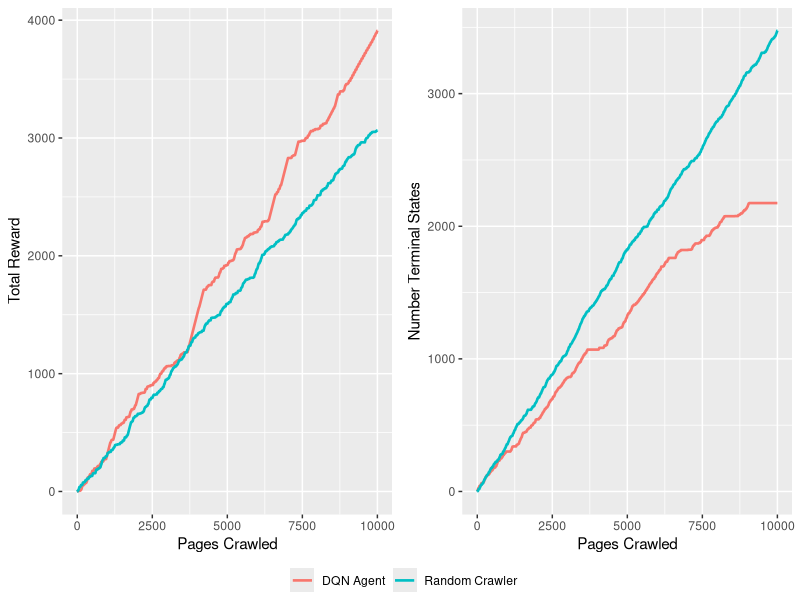

Reproduce this figure in R.
library(data.table)
library(ggplot2)
library(grid)
library(gridExtra)

# Read random train results data and plot
random_results <- read.csv("results/results_tues_20/random_crawler_train_results.csv")
random_results$type <- "Random Crawler"
dqn_results <- read.csv("results/results_tues_20/dqn_crawler_train_results.csv")
dqn_results$type <- "DQN Agent"

df <- rbind(random_results, subset(dqn_results, select=-c(nn_loss)))
df$type <- factor(df$type)

## Reward plot
g_reward <- ggplot(data=df, aes(x=pages_crawled, y=total_reward, color=type)) 
g_reward <- g_reward + geom_line(size=0.9) + labs(x='Pages Crawled', y='Total Reward', color='')
g_reward <- g_reward + theme(legend.position='top')

## Terminal states plot
g_terminal <- ggplot(data=df, aes(x=pages_crawled, y=terminal_states, color=type)) 
g_terminal <- g_terminal + geom_line(size=0.9) + labs(x='Pages Crawled', y='Number Terminal States', color='')
g_terminal <- g_terminal + theme(legend.position='top')

## Combine plots

# Share legend function
grid_arrange_shared_legend <- function(..., nrow = 1, ncol = length(list(...)), position = c("bottom", "right")) {
  
  plots <- list(...)
  position <- match.arg(position)
  g <- ggplotGrob(plots[[1]] + theme(legend.position = position))$grobs
  legend <- g[[which(sapply(g, function(x) x$name) == "guide-box")]]
  lheight <- sum(legend$height)
  lwidth <- sum(legend$width)
  gl <- lapply(plots, function(x) x + theme(legend.position = "none"))
  gl <- c(gl, nrow = nrow, ncol = ncol)
  
  combined <- switch(position,
                     "bottom" = arrangeGrob(do.call(arrangeGrob, gl),
                                            legend,
                                            ncol = 1,
                                            heights = unit.c(unit(1, "npc") - lheight, lheight)),
                     "right" = arrangeGrob(do.call(arrangeGrob, gl),
                                           legend,
                                           ncol = 2,
                                           widths = unit.c(unit(1, "npc") - lwidth, lwidth)))
  grid.newpage()
  grid.arrange(combined)
  
}

# Combine
g <- grid_arrange_shared_legend(g_reward, g_terminal, nrow = 1, ncol = 2)
print(g)
ggsave(filename="../figures/our_work/dqn_vs_random.png", plot=g, width = 15, height = 10, units = "cm")

